Frame 1 (no input): blank canvas, image omitted
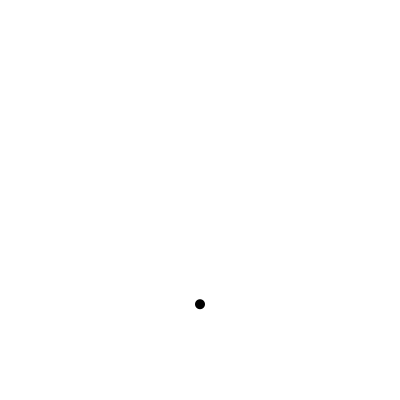
Frame 60 (the mouse pressed at the canvas centre just before this capture)
Frame 120 (the mouse held since frame 60 and released just before this capture): blank canvas, image omitted

The Processing sketch that drew this single still picture (run headless with seeded random() and noise(); from frame 60 on, the mouse is pressed at the canvas centre):

// Processing sketch: processing_5704
// ── processing_5704.pde

float x;
float y;
float yspeed = 0;
float xspeed = 0;
float balldiameter = 10;
float ballradius = balldiameter/2;

void setup() {
  size (400,400);
  background (255);
  fill (0);
  ellipseMode(CENTER);
  smooth();
  noStroke();
  x = width/2;
  y = height/2;
}

void draw() {
  mouseChecks();
  boundaryChecks();
  ballFunctions();
  keyFunctions();
}

void mouseChecks() {
  if (mousePressed == true) {
    x = mouseX;
    y = mouseY;
    yspeed = mouseY - pmouseY;
    xspeed = mouseX - pmouseX;
  }
}

void boundaryChecks() {
  if (y >= height - ballradius) {
    y = height - ballradius;
    yspeed = -yspeed/1.15;
  }
  if (y <= ballradius) {
    y = ballradius;
    yspeed = -yspeed/1.35;
  }
  if (x >= width -ballradius) {
    x = width -ballradius;
    xspeed = -xspeed/1.10;
  }
  if (x <= ballradius) {
    x = ballradius;
    xspeed = -xspeed/1.10;
  }
}

void ballFunctions() {
  if (balldiameter < 2) {
    balldiameter = 2;
  }
  if (balldiameter > 400) {
    balldiameter = 400;
  }
  ballradius = balldiameter/2;
  background(255); //should this be in here?
  ellipse (x,y,balldiameter,balldiameter);
  yspeed = yspeed += 0.2;
  xspeed = xspeed/1.005;
  y = y + yspeed;
  x = x + xspeed;
}
void keyFunctions() {
  if (keyPressed) {
    if(keyCode == UP) {
      balldiameter +=1;
    }
    if (keyCode == DOWN) {
      balldiameter -=1;
    }
  }
}
